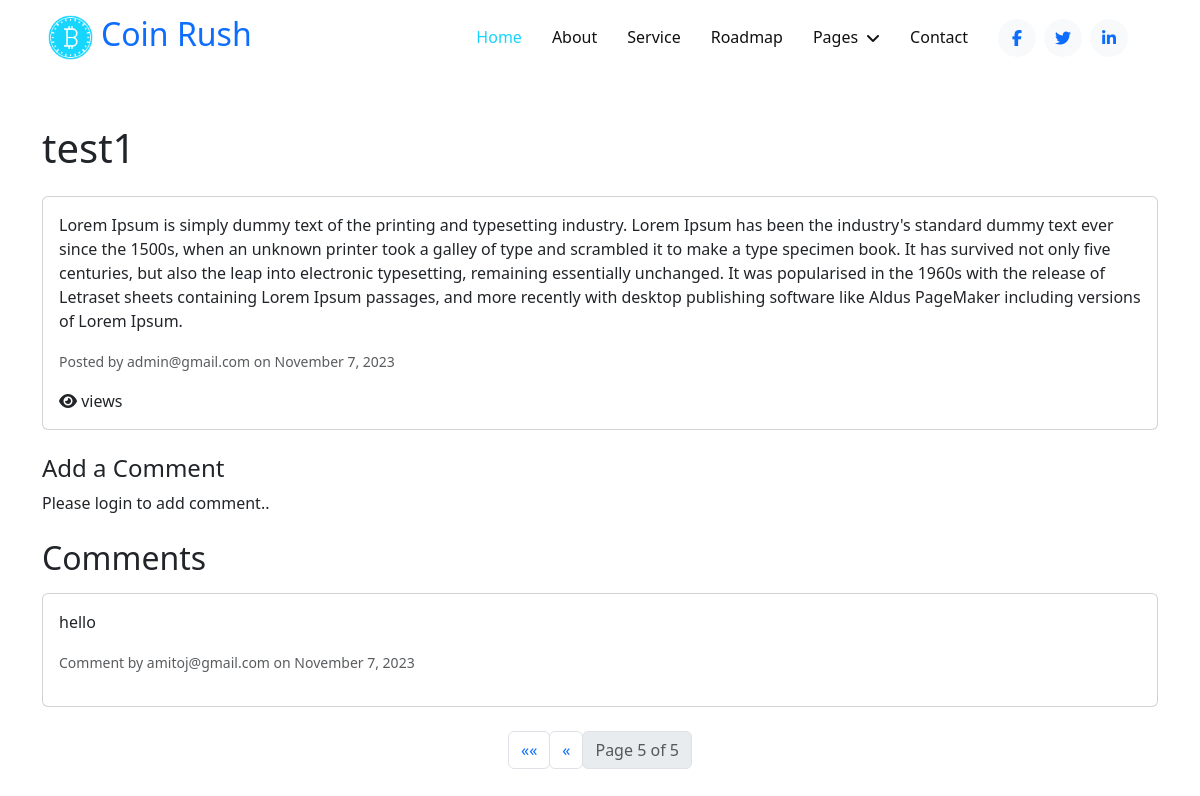
The page /discussion/1?page=5 on the database its author committed.
### coinRush/models.py (models this page shows, shortened)
class Post(models.Model):
    title = models.CharField(max_length=200)
    content = models.TextField()
    created_by = models.ForeignKey(User, on_delete=models.CASCADE)
    created_at = models.DateTimeField(auto_now_add=True)

class User(AbstractBaseUser, PermissionsMixin):
    email = models.EmailField(default="", unique=True, blank=True, max_length=255)
    name = models.CharField(max_length=255, blank=True, default="")
    profile_pic = models.ImageField(null=True, blank=True)
    photo_id = models.ImageField(null=True, blank=True)
    is_staff = models.BooleanField(default=False)
    is_active = models.BooleanField(default=True)
    is_superuser = models.BooleanField(default=False)
    created_date = models.DateTimeField(default=timezone.now())
    last_login = models.DateTimeField(blank=True, null=True)
    objects = AuthUserManager()
    USERNAME_FIELD = "email"
    EMAIL_FIELD = "email"
    REQUERIES_FIELD = []
    class Meta:
        verbose_name = "User"
        verbose_name_plural = "Users"

class Comment(models.Model):
    content = models.TextField()
    post = models.ForeignKey(Post, on_delete=models.CASCADE)
    created_by = models.ForeignKey(User, on_delete=models.CASCADE)
    created_at = models.DateTimeField(auto_now_add=True)

### coinRush/views.py (the view)
# urls.py: path("discussion/<int:post_id>", views.discussion_single, name="discussion_single"),
def discussion_single(request, post_id):
    post = get_object_or_404(Post, pk=post_id)
    comments = post.comment_set.all().order_by("-created_at")
    paginator = Paginator(comments, 1)
    page = request.GET.get("page")
    comments_page = paginator.get_page(page)
    if request.method == "POST":
        form = CommentForm(request.POST)
        if form.is_valid():
            comment = form.save(commit=False)
            comment.post = post
            comment.created_by = request.user
            comment.save()
            return redirect("discussion_single", post_id=post_id)
    else:
        form = CommentForm()
    return render(
        request,
        "posts/discussion_single.html",
        {"post": post, "comments": comments_page, "form": form},
    )

### coinRush/templates/posts/discussion_single.html (shortened to what this page needs)
{% extends "Base/base.html" %}
{% load static %}
{% block extraHead %}
    <link rel="stylesheet" href="{% static 'css/news.css' %}">
{% endblock extraHead %}
{% block content %}
<div class="container">
    <h1 class="mt-5">{{ post.title }}</h1>
    <div class="card mt-4">
        <div class="card-body">
            <p class="card-text">{{ post.content }}</p>
            <p class="card-text"><small class="text-muted">Posted by {{ post.created_by }} on {{ post.created_at|date:"F j, Y" }}</small></p>
            <p class="card-text"><i class="fa fa-eye"></i> {{ post.views }} views</p>
        </div>
    </div>
    <h4 class="mt-4">Add a Comment</h4>
    {% if user.is_authenticated %}
    <form method="post" class="mt-3">
        {% csrf_token %}
        <div class="form-group">
            {{ form.content }}
        </div>
        <button type="submit" class="btn btn-primary">Submit Comment</button>
    </form>
    {% else %}
        <p>Please login to add comment..</p>
    {% endif %}
    <h2 class="mt-4">Comments</h2>
    <div class="card mt-3">
        <div class="card-body">
            {% if comments|length == 0 %}
                <p>No comments...</p>
            {% else %}
            {% for comment in comments %}
                <p>{{ comment.content }}</p>
                <p><small class="text-muted">Comment by {{ comment.created_by }} on {{ comment.created_at|date:"F j, Y" }}</small></p>
            {% endfor %}
            {% endif %}
        </div>
    </div>
   <div class="pagination justify-content-center mt-4">
        <ul class="pagination">
            {% if comments.has_previous %}
                <li class="page-item">
                    <a class="page-link btn btn-light" href="?page=1" aria-label="First">
                        <span aria-hidden="true">&laquo;&laquo;</span>
                    </a>
                </li>
                <li class="page-item">
                    <a class="page-link btn btn-light" href="?page={{ comments.previous_page_number }}" aria-label="Previous">
                        <span aria-hidden="true">&laquo;</span>
                    </a>
                </li>
            {% endif %}
            <li class="page-item disabled">
                <span class="page-link btn btn-light">Page {{ comments.number }} of {{ comments.paginator.num_pages }}</span>
            </li>
        </ul>
    </div>
</div>
{% endblock content %}

### coinRush/static/css/styles.css (style rules this page uses)
:root { --primary: #16D5FF; --secondary: #999999; --light: #F2F8FE; --dark: #111111; }
h4, h5, h6, .h4, .h5, .h6 { font-weight: 500 !important; }
.btn { font-weight: 500; transition: .5s; }

### coinRush/static/css/news.css (style rules this page uses)
.container { margin-top: 20px; }

### rows shown on the page
Post: title "test1", content "Lorem Ipsum is simply dummy text of the printing and typesetting industry. Lorem Ipsum has been the industry's standard dummy text ever since the 1500s, when an unknown printer took a galley of type and scrambled it to make a type specimen book. It has survived not only five centuries, but also the leap into electronic typesetting, remaining essentially unchanged. It was popularised in the 1960s with the release of Letraset sheets containing Lorem Ipsum passages, and more recently with desktop publishing software like Aldus PageMaker including versions of Lorem Ipsum.", created_by "admin@gmail.com", created_at "November 7, 2023"
Comment: content "hello", created_by "amitoj@gmail.com", created_at "November 7, 2023"

### other values the page prints
{{ comments.number }} "5"
{{ comments.paginator.num_pages }} "5"
